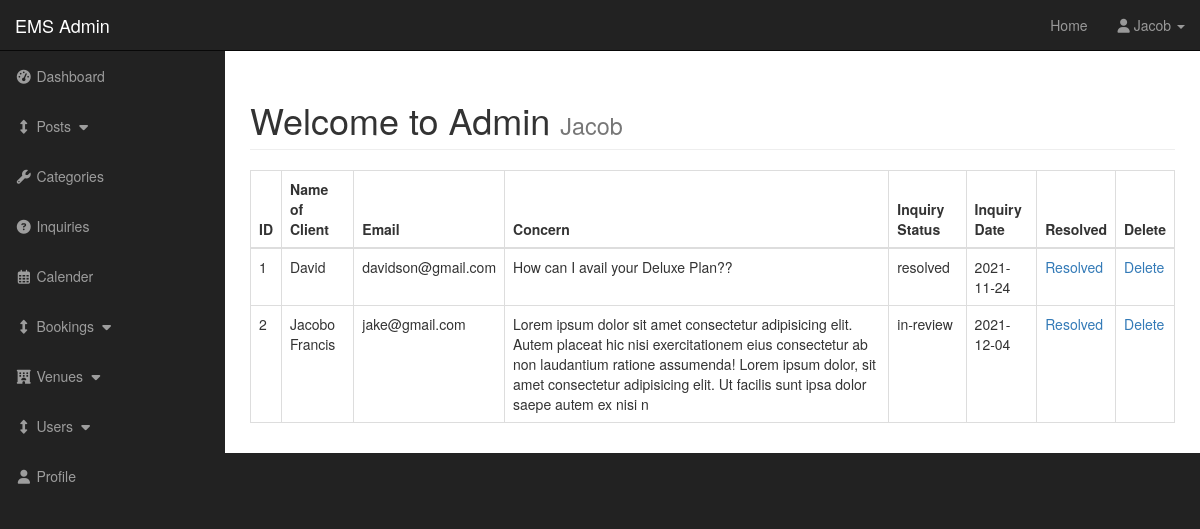
The page /admin/inquiries.php (signed in) on the database its author committed.
### tables this page shows
CREATE TABLE `inquiries` (
  `inquiry_id` int(3) NOT NULL,
  `customer_name` varchar(255) NOT NULL,
  `customer_email` varchar(255) NOT NULL,
  `customer_inquiry` varchar(255) NOT NULL,
  `inquiry_status` varchar(555) NOT NULL,
  `inquiry_date` date NOT NULL
);

### admin/inquiries.php (the view, shortened to what this page needs)
<?php include "./includes/admin_header.php"; ?>
<div id="wrapper">
<?php include  "./includes/admin_navigation.php"; ?>
<div id="page-wrapper">
  <div class="container-fluid">
<div class="row">
  <div class="col-lg-12">
    <h1 class="page-header">
    Welcome to Admin
    <small style="text-transform: capitalize;"><?php echo $_SESSION['username']; ?></small>
  </h1>
<table class="table table-bordered table-hover">
  <thead>
  <tr>
    <th>ID</th>
    <th>Name of Client</th>
    <th>Email</th>
    <th>Concern</th>
    <th>Inquiry Status</th>
    <th>Inquiry Date</th>
    <th>Resolved</th>
    <th>Delete</th>
  </tr>
</thead>
<tbody>
<?php
  $query = "SELECT * FROM inquiries ";
  $select_inquiries = mysqli_query($connection, $query);
  while($row = mysqli_fetch_assoc($select_inquiries)){
  $inquiry_id = $row['inquiry_id'];
  $customer_name = $row['customer_name'];
  $customer_email = $row['customer_email'];
  $customer_inquiry = $row['customer_inquiry'];
  $inquiry_status = $row['inquiry_status'];
  $inquiry_date = $row['inquiry_date'];
  echo "<tr>";
    echo "<td>$inquiry_id</td>";
    echo "<td>$customer_name</td>";
    echo "<td>$customer_email</td>";
    echo "<td>$customer_inquiry</td>";
    echo "<td>$inquiry_status</td>";
    echo "<td>$inquiry_date</td>";
  echo "<td><a href='inquiries.php?resolved_inquiry={$inquiry_id}'>Resolved</a></td>";
  echo "<td><a href='inquiries.php?delete={$inquiry_id}'>Delete</a></td>";
  echo "</tr>";
  }
?>
</tbody>
</table>
</div>
  </div>
</div>
    </div>
<?php include "./includes/admin_footer.php"; ?>

### admin/css/sb-admin.css (style rules this page uses)
body { margin-top: 100px; background-color: #222; }
@media (min-width:768px) { body { margin-top: 50px; } }
#wrapper { padding-left: 0; }
#page-wrapper { width: 100%; padding: 0; background-color: #fff; }
@media (min-width:768px) { #wrapper { padding-left: 225px; } }
@media (min-width:768px) { #page-wrapper { padding: 10px; } }

### rows shown on the page
inquiries: inquiry_id "1", customer_name "David", customer_email "davidson@gmail.com", customer_inquiry "How can I avail your Deluxe Plan??", inquiry_status "resolved", inquiry_date "2021-11-24"
inquiries: inquiry_id "2", customer_name "Jacobo Francis", customer_email "jake@gmail.com", customer_inquiry "Lorem ipsum dolor sit amet consectetur adipisicing elit. Autem placeat hic nisi exercitationem eius consectetur ab non laudantium ratione assumenda! Lorem ipsum dolor, sit amet consectetur adipisicing elit. Ut facilis sunt ipsa dolor saepe autem ex nisi n", inquiry_status "in-review", inquiry_date "2021-12-04"

### other values the page prints
$_SESSION['username'] "Jacob"
